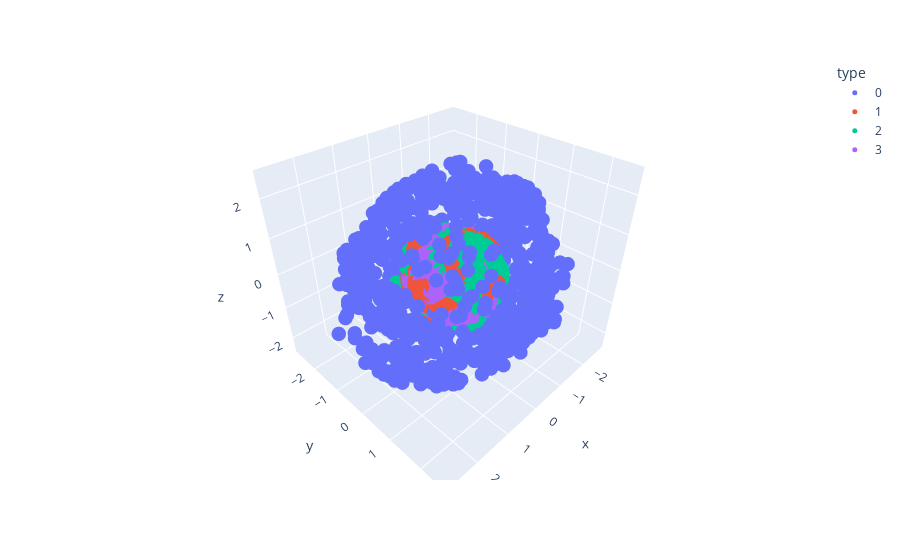

The notebook cell saved with this chart:
### Code cell
plot_points(pred_points)

### Figure 1 — Plotly figure (JSON) as saved in the notebook; plotly's stock layout.template omitted (floating-point values rounded to 4 significant figures; data arrays with more than 128 entries replaced by an {"elided": "..."} marker saying what was removed)
{"data": [{"hovertemplate": "type=0<br>x=%{x}<br>y=%{y}<br>z=%{z}<extra></extra>", "legendgroup": "0", "marker": {"color": "#636efa", "opacity": 1, "size": 5, "symbol": "circle"}, "mode": "markers", "name": "0", "scene": "scene", "showlegend": true, "type": "scatter3d", "x": {"elided": "1000 float values"}, "y": {"elided": "1000 float values"}, "z": {"elided": "1000 float values"}}, {"hovertemplate": "type=1<br>x=%{x}<br>y=%{y}<br>z=%{z}<extra></extra>", "legendgroup": "1", "marker": {"color": "#EF553B", "opacity": 1, "size": 5, "symbol": "circle"}, "mode": "markers", "name": "1", "scene": "scene", "showlegend": true, "type": "scatter3d", "x": {"elided": "1000 float values"}, "y": {"elided": "1000 float values"}, "z": {"elided": "1000 float values"}}, {"hovertemplate": "type=2<br>x=%{x}<br>y=%{y}<br>z=%{z}<extra></extra>", "legendgroup": "2", "marker": {"color": "#00cc96", "opacity": 1, "size": 5, "symbol": "circle"}, "mode": "markers", "name": "2", "scene": "scene", "showlegend": true, "type": "scatter3d", "x": {"elided": "1000 float values"}, "y": {"elided": "1000 float values"}, "z": {"elided": "1000 float values"}}, {"hovertemplate": "type=3<br>x=%{x}<br>y=%{y}<br>z=%{z}<extra></extra>", "legendgroup": "3", "marker": {"color": "#ab63fa", "opacity": 1, "size": 5, "symbol": "circle"}, "mode": "markers", "name": "3", "scene": "scene", "showlegend": true, "type": "scatter3d", "x": {"elided": "1000 float values"}, "y": {"elided": "1000 float values"}, "z": {"elided": "1000 float values"}}], "layout": {"legend": {"title": {"text": "type"}, "tracegroupgap": 0}, "margin": {"t": 60}, "scene": {"domain": {"x": [0, 1], "y": [0, 1]}, "xaxis": {"title": {"text": "x"}}, "yaxis": {"title": {"text": "y"}}, "zaxis": {"title": {"text": "z"}}}}}
